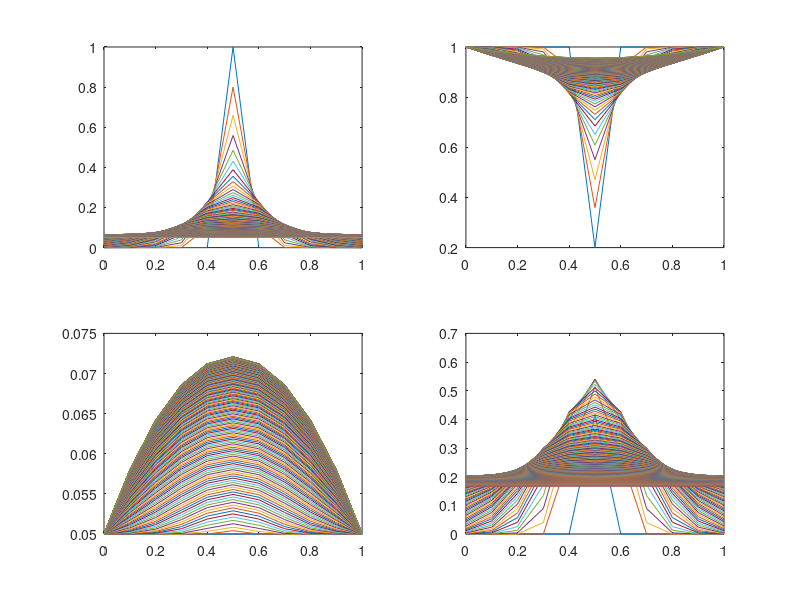

This figure's MATLAB source:
close all;clear;clc

N = 10; % Number of intervals
dz=1/N; % Spatial step size
z=0:dz:1; % x vector for plot
dt=0.001; % Temporal step size
t_end=0.2; % End time, determined from solution manual
t_steps = t_end/dt; % Number of time steps
VonR = dt/dz^2; % Stability criterion (12.139)

%initialize C
CO2=zeros(N+1,t_steps+1); % Preallocating
CO2(:,1)=0.05*[1 1 1 1 1 1 1 1 1 1 1];
DOC=zeros(N+1,t_steps+1); % Preallocating
DOC(:,1)=[0 0 0 0 0 1 0 0 0 0 0]; % Inserting initial condition at t=0
O=zeros(N+1,t_steps+1); % Preallocating
O(:,1)=[1 1 1 1 1 0.2 1 1 1 1 1];

O_bd=1;
CO2_bd = 0.05;

D=ones(N+1,t_steps+1);
Kc=0.2;
Ko=0.2;
H_co2 =1; %Henry's constant
H_o2 = 1;
R_co2_lq = zeros(N+1,t_steps);% no reaction rate at time 0, so use t_steps
R_co2_g=R_co2_lq/H_co2;

for j=1:t_steps % Temporal loop
    for i=1:N+1 % Spatial loop
        R_co2_lq(i,j) = DOC(i,j)/(Kc+DOC(i,j))*O(i,j)/(Ko+O(i,j));
        R_co2_g(i,j) = R_co2_lq(i,j)/H_co2; % converting from aqueous reaction rate to gaseous reaction rate
        if i==1 %First point, dDOC/dz=0, DOC(i-1,j)=DOC(i,j); O(i,j)=O_bd; CO2(i,j)=CO2_bd
            CO2(i,j+1) = CO2_bd;
            DOC(i,j+1) = DOC(i,j)+dt*((D(i+1,j)-D(i,j))*(DOC(i+1,j)-DOC(i,j))/(4*dz^2) + D(i,j)*(DOC(i+1,j)-2*DOC(i,j)+DOC(i,j))/(dz^2) - R_co2_lq(i,j));
            O(i,j+1) = O_bd;
        elseif i==N+1 % Final point, dDOC/dz=0, DOC(i+1,j)=DOC(i,j);O(i,j)=O_bd; CO2(i,j)=CO2_bd
            CO2(i,j+1) = CO2_bd;
            DOC(i,j+1) = DOC(i,j)+dt*((D(i,j)-D(i-1,j))*(DOC(i,j)-DOC(i-1,j))/(4*dz^2) + D(i,j)*(DOC(i,j)-2*DOC(i,j)+DOC(i-1,j))/(dz^2) - R_co2_lq(i,j));
            O(i,j+1) = O_bd;
        else % Remaining internal points
            CO2(i,j+1) = CO2(i,j)+dt*((D(i+1,j)-D(i-1,j))*(CO2(i+1,j)-CO2(i-1,j))/(4*dz^2) + D(i,j)*(CO2(i+1,j)-2*CO2(i,j)+CO2(i-1,j))/(dz^2) + R_co2_g(i,j));
            DOC(i,j+1) = DOC(i,j)+dt*((D(i+1,j)-D(i-1,j))*(DOC(i+1,j)-DOC(i-1,j))/(4*dz^2) + D(i,j)*(DOC(i+1,j)-2*DOC(i,j)+DOC(i-1,j))/(dz^2) - R_co2_lq(i,j));
            O(i,j+1) = O(i,j)+dt*((D(i+1,j)-D(i-1,j))*(O(i+1,j)-O(i-1,j))/(4*dz^2) + D(i,j)*(O(i+1,j)-2*O(i,j)+O(i-1,j))/(dz^2) - R_co2_g(i,j));            
        end
    end
end
figure()
subplot(2,2,1)
plot(z,DOC(:,1:end)) % Plotting solution

hold on
subplot(2,2,2)
plot(z,O(:,1:end))

hold on
subplot(2,2,3)
plot(z,CO2(:,1:end))

hold on
subplot(2,2,4)
plot(z,R_co2_lq(:,1:end))
